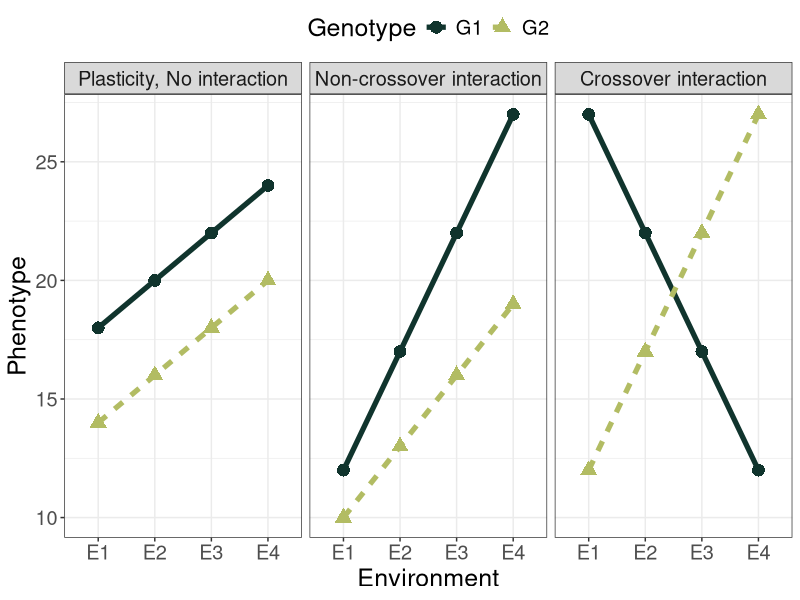

R code for this plot:
## ---- chunk 1
library(tidyverse)
g1 = c(18,20,22,24)
g2 = g1-4

dat = data.frame(
  Valor = c(g1, g2),
  Ambiente = rep(paste0("E",1:length(g1)),2),
  Tratamento = rep(paste0("G", 1:2), each = 4),
  GA = c("Plasticity, No interaction")
)


g1 = c(12,17,22,27)
g2 = c(10, 13, 16, 19)

dat = rbind(dat,
            data.frame(
              Valor = c(g1, g2),
              Ambiente = rep(paste0("E", 1:length(g1)), 2),
              Tratamento = rep(paste0("G", 1:2), each = 4),
              GA = c("Non-crossover interaction")
            ))


g1 = rev(c(12,17,22,27))
g2 = rev(g1)

dat = rbind(dat,
            data.frame(
              Valor = c(g1, g2),
              Ambiente = rep(paste0("E", 1:length(g1)), 2),
              Tratamento = rep(paste0("G", 1:2), each = 4),
              GA = c("Crossover interaction")
            ))

dat$GA = factor(dat$GA, levels = unique(dat$GA))

dat |> ggplot(aes(x = Ambiente, y = Valor, color = Tratamento, shape = Tratamento,
                  linetype = Tratamento)) + 
  geom_point(size = 4) + 
  geom_line(aes(group = Tratamento), linewidth = 1.8) +
  facet_wrap(.~GA) +
  theme_bw() +
  theme(legend.position = "top", text = element_text(size = 18))  + 
  scale_color_manual(values = c('#10342d', '#b2bc63')) + 
  labs(x = "Environment", y = "Phenotype", color = "Genotype", shape = "Genotype", linetype = "Genotype")
